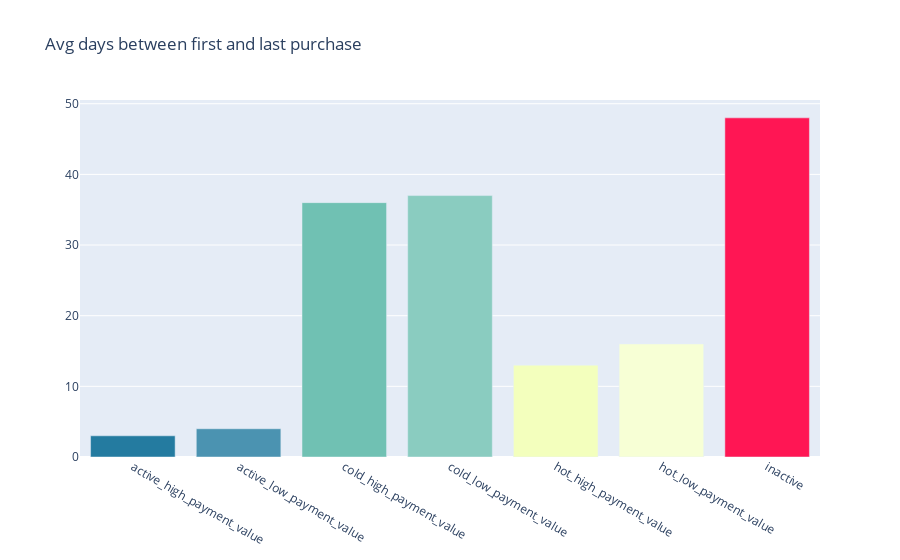

The notebook cell this image was saved under:
### Code cell
configure_plotly_browser_state()
trace0 = go.Bar(
    x=df_days_repurchase_subsegment_2018["sub_segment"].values,
    y=df_days_repurchase_subsegment_2018["diff_order_purchase"].values,
    marker=dict(
        color=['rgba(36,123,160,1)', 
               'rgba(75,147,177,1)',
               'rgba(112,193,179,1)', 
               'rgba(138,204,192,1)',
               'rgba(243,255,189,1)',
               'rgba(247,255,213,1)',
               'rgba(255,22,84,1)']),
)

data = [trace0]

layout = go.Layout(
    title='Avg days between first and last purchase',
)

fig = go.Figure(data=data, layout=layout)
py.iplot(fig)

### Figure 1 — Plotly figure (JSON) as saved in the notebook; plotly's stock layout.template omitted (floating-point values rounded to 4 significant figures)
{"data": [{"marker": {"color": ["rgba(36,123,160,1)", "rgba(75,147,177,1)", "rgba(112,193,179,1)", "rgba(138,204,192,1)", "rgba(243,255,189,1)", "rgba(247,255,213,1)", "rgba(255,22,84,1)"]}, "type": "bar", "x": ["active_high_payment_value", "active_low_payment_value", "cold_high_payment_value", "cold_low_payment_value", "hot_high_payment_value", "hot_low_payment_value", "inactive"], "y": [3, 4, 36, 37, 13, 16, 48]}], "layout": {"title": {"text": "Avg days between first and last purchase"}}}
